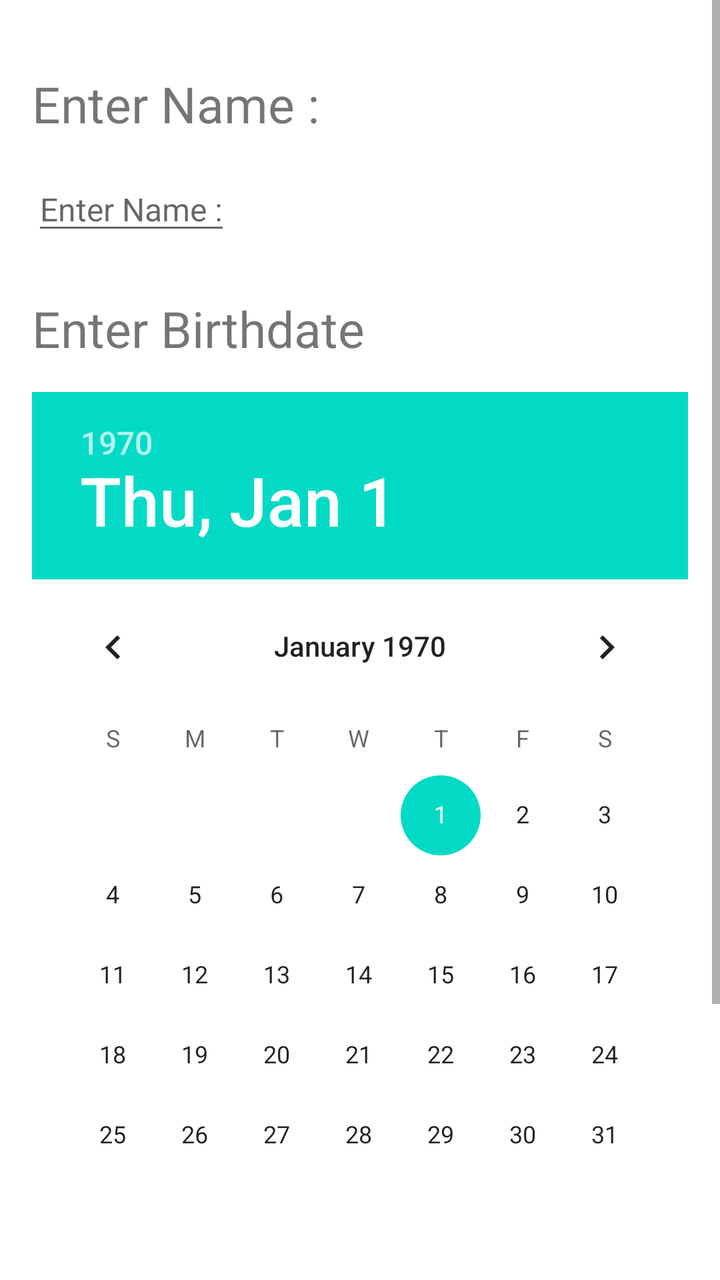
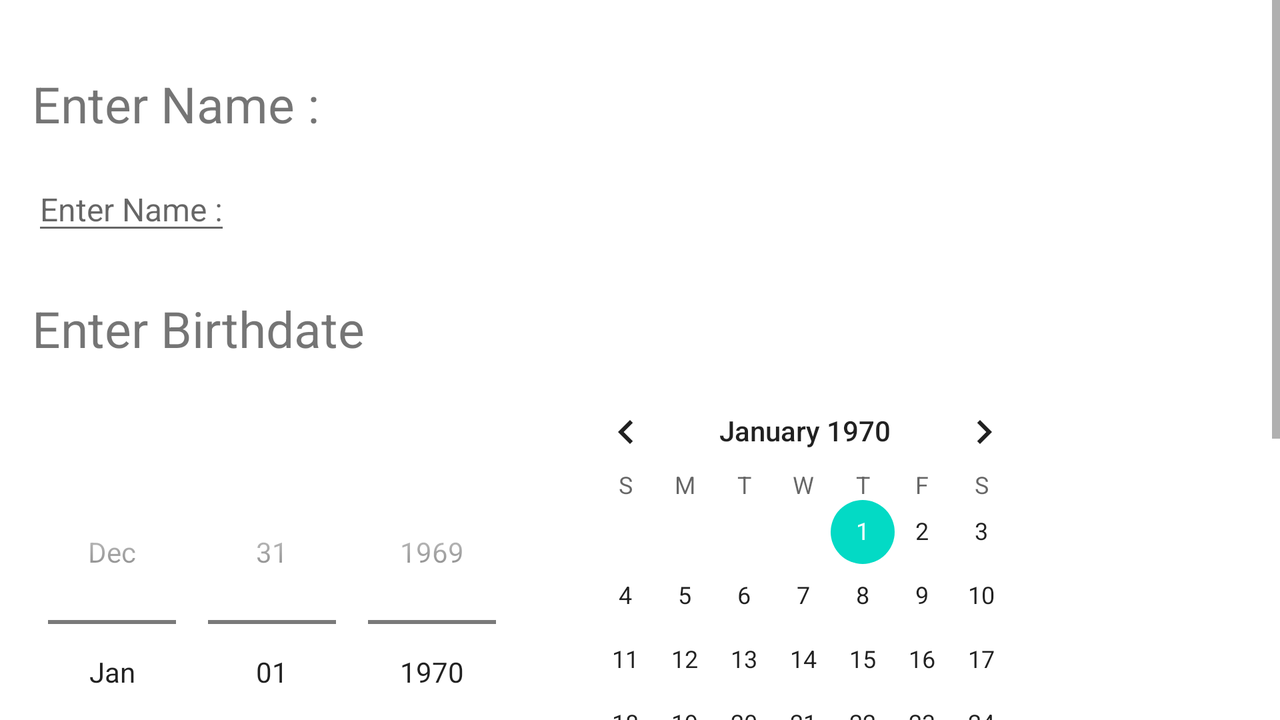

Two renders of one Android screen. The first uses the default layout on a phone; the second uses the alternative layout the repository ships for a different screen configuration, on a matching device. The two XML files are below.
<!-- AndroidManifest.xml: application theme AppTheme -->
<!-- res/layout/fragment_user_info.xml -->
<?xml version="1.0" encoding="utf-8"?>
<ScrollView xmlns:android="http://schemas.android.com/apk/res/android"
    xmlns:tools="http://schemas.android.com/tools"
    android:layout_width="match_parent"
    android:layout_height="match_parent"
    >
<RelativeLayout
    android:layout_width="match_parent"
    android:layout_height="wrap_content"
    android:paddingLeft="16dp"
    android:paddingRight="16dp"
    tools:context=".HomeActivity"
    >

    <TextView
        android:id="@+id/user_name_label"
        android:layout_width="wrap_content"
        android:layout_height="wrap_content"
        android:layout_marginTop="35dp"
        android:text="@string/user_name_label_text"
        android:textSize="25sp"
        />

    <EditText
        android:id="@+id/user_name"
        android:layout_width="wrap_content"
        android:layout_height="wrap_content"
        android:layout_below="@id/user_name_label"
        android:layout_marginTop="15dp"
        android:hint="@string/user_name_label_text"
        android:textSize="16sp"
        />

    <TextView
        android:id="@+id/birth_date_label"
        android:layout_width="wrap_content"
        android:layout_height="wrap_content"
        android:layout_below="@id/user_name"
        android:layout_marginTop="25dp"
        android:text="@string/user_birthdate_label_text"
        android:textSize="25sp"
        />

    <DatePicker
        android:id="@+id/birth_date"
        android:layout_width="wrap_content"
        android:layout_height="wrap_content"
        android:layout_below="@+id/birth_date_label"
        android:layout_marginTop="15dp"
        android:datePickerMode="calendar"
         />

    <TextView
        android:id="@+id/phonenum_label"
        android:layout_width="wrap_content"
        android:layout_height="wrap_content"
        android:layout_below="@id/birth_date"
        android:layout_marginTop="25dp"
        android:text="@string/user_phonenum_label_text"
        android:textSize="25sp"
        />

    <EditText
        android:id="@+id/phonenum"
        android:layout_width="wrap_content"
        android:layout_height="wrap_content"
        android:layout_below="@id/phonenum_label"
        android:layout_marginTop="15dp"
        android:hint="@string/user_phonenum_label_text"
        android:inputType="phone"
        />

    <Button
        android:id="@+id/user_pic"
        android:layout_width="wrap_content"
        android:layout_height="wrap_content"
        android:layout_below="@+id/phonenum"
        android:layout_marginTop="25dp"
        android:text="@string/set_profilepic_button"
        />

    </RelativeLayout>
</ScrollView>
<!-- resources referenced by this layout -->
<resources>
  <string name="set_profilepic_button">Set Profile Picture</string>
  <string name="user_birthdate_label_text">Enter Birthdate</string>
  <string name="user_name_label_text">Enter Name : </string>
  <string name="user_phonenum_label_text">Enter Phone number: </string>
</resources>
<!-- res/layout-land/fragment_user_info.xml (the author's variant of the layout above) -->
<!-- drawn on the phone turned sideways -->
<?xml version="1.0" encoding="utf-8"?>
<ScrollView xmlns:android="http://schemas.android.com/apk/res/android"
    xmlns:tools="http://schemas.android.com/tools"
    android:layout_width="match_parent"
    android:layout_height="match_parent"
    tools:context=".HomeActivity"
    >

    <RelativeLayout
        android:layout_width="match_parent"
        android:layout_height="wrap_content"
        android:paddingLeft="16dp"
        android:paddingRight="16dp"
        >

    <TextView
        android:id="@+id/user_name_label"
        android:layout_width="wrap_content"
        android:layout_height="wrap_content"
        android:layout_marginTop="35dp"
        android:text="@string/user_name_label_text"
        android:textSize="25sp"
        />

    <EditText
        android:id="@+id/user_name"
        android:layout_width="wrap_content"
        android:layout_height="wrap_content"
        android:layout_below="@id/user_name_label"
        android:layout_marginTop="15dp"
        android:hint="@string/user_name_label_text"
        android:textSize="16sp"
        />

    <TextView
        android:id="@+id/birth_date_label"
        android:layout_width="wrap_content"
        android:layout_height="wrap_content"
        android:layout_below="@id/user_name"
        android:layout_marginTop="25dp"
        android:text="@string/user_birthdate_label_text"
        android:textSize="25sp"
        />

    <DatePicker
        android:id="@+id/birth_date"
        android:layout_width="wrap_content"
        android:layout_height="wrap_content"
        android:layout_below="@+id/birth_date_label"
        android:layout_marginTop="15dp"
        android:datePickerMode="spinner"
        />

    <TextView
        android:id="@+id/phonenum_label"
        android:layout_width="wrap_content"
        android:layout_height="wrap_content"
        android:layout_below="@id/birth_date"
        android:layout_marginTop="25dp"
        android:text="@string/user_phonenum_label_text"
        android:textSize="25sp"
        />

    <EditText
        android:id="@+id/phonenum"
        android:layout_width="wrap_content"
        android:layout_height="wrap_content"
        android:layout_below="@id/phonenum_label"
        android:layout_marginTop="15dp"
        android:hint="@string/user_phonenum_label_text"
        android:inputType="phone"
        />

    </RelativeLayout>

</ScrollView>
<!-- resources referenced by the variant -->
<!-- as the phone turned sideways resolves them -->
<resources>
  <string name="user_birthdate_label_text">Enter Birthdate</string>
  <string name="user_name_label_text">Enter Name : </string>
  <string name="user_phonenum_label_text">Enter Phone number: </string>
</resources>
